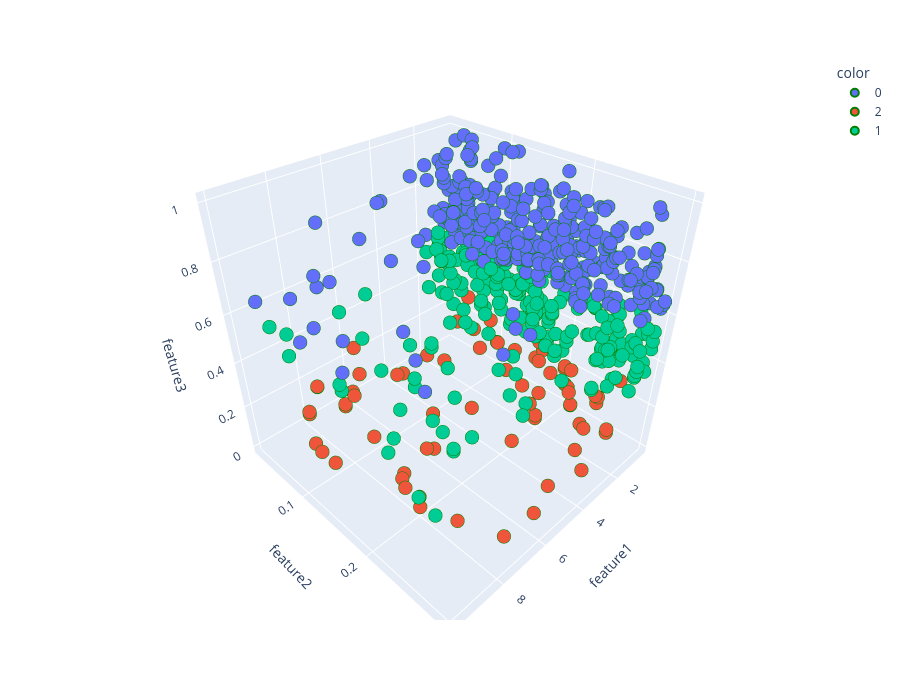

Here is the notebook cell this chart was saved with:
### Code cell
import plotly.express as px



fig = px.scatter_3d(df2, x=df2['feature1'], y=df2['feature2'], 
                   z=df2['feature3'], color = df2['target'].astype('str'), width=900, height=700)

fig.update_traces(marker = dict(size = 8, line = dict(width = 2, color='green')),
                 selector = dict(mode='markers'))

fig.show()

### Figure 1 — Plotly figure (JSON) as saved in the notebook; plotly's stock layout.template omitted (floating-point values rounded to 4 significant figures; data arrays with more than 128 entries replaced by an {"elided": "..."} marker saying what was removed)
{"data": [{"hovertemplate": "color=0<br>feature1=%{x}<br>feature2=%{y}<br>feature3=%{z}<extra></extra>", "legendgroup": "0", "marker": {"color": "#636efa", "line": {"color": "green", "width": 2}, "size": 8, "symbol": "circle"}, "mode": "markers", "name": "0", "scene": "scene", "showlegend": true, "type": "scatter3d", "x": {"elided": "357 float values"}, "y": {"elided": "357 float values"}, "z": {"elided": "357 float values"}}, {"hovertemplate": "color=2<br>feature1=%{x}<br>feature2=%{y}<br>feature3=%{z}<extra></extra>", "legendgroup": "2", "marker": {"color": "#EF553B", "line": {"color": "green", "width": 2}, "size": 8, "symbol": "circle"}, "mode": "markers", "name": "2", "scene": "scene", "showlegend": true, "type": "scatter3d", "x": [6.9, 1.27, 7.27, 1.94, 0.96, 7.82, 6.46, 7.48, 2.81, 3.87, 7.62, 2.46, 1.37, 0.72, 8.64, 1.6, 4.61, 1.78, 1.27, 8.71, 1.73, 8.56, 9.33, 3.33, 1.95, 4.36, 9.19, 5.7, 6.85, 1.91, 1.84, 0.79, 6.25, 1.38, 6.95, 5.87, 1.03, 1.2, 1.29, 1.99, 8.65, 1.1, 0.79, 6.83, 3.56, 0.61, 0.65, 1.51, 1.38, 4.15, 6.72, 4.21, 0.5, 1.69, 1.2, 1.77, 3.12, 7.44, 5.46, 2.0, 1.56, 1.23, 0.75, 1.69, 6.72, 2.46, 1.91, 7.82, 1.23, 8.64], "y": [0.065, 0.223, 0.154, 0.259, 0.253, 0.038, 0.044, 0.158, 0.279, 0.084, 0.188, 0.293, 0.138, 0.164, 0.056, 0.204, 0.115, 0.195, 0.217, 0.225, 0.047, 0.055, 0.228, 0.277, 0.234, 0.222, 0.119, 0.15, 0.278, 0.196, 0.135, 0.169, 0.051, 0.183, 0.179, 0.029, 0.195, 0.241, 0.161, 0.189, 0.07, 0.256, 0.108, 0.091, 0.03, 0.171, 0.271, 0.063, 0.149, 0.04, 0.038, 0.268, 0.052, 0.235, 0.107, 0.264, 0.133, 0.235, 0.28, 0.237, 0.091, 0.214, 0.08, 0.235, 0.038, 0.293, 0.196, 0.038, 0.214, 0.056], "z": [0.157, 0.265, 0.0, 0.1, 0.149, 0.2, 0.105, 0.0, 0.0, 0.218, 0.0, 0.211, 0.105, 0.182, 0.158, 0.234, 0.027, 0.127, 0.187, 0.15, 0.0, 0.0, 0.298, 0.136, 0.247, 0.12, 0.11, 0.0, 0.0, 0.022, 0.264, 0.273, 0.196, 0.238, 0.164, 0.261, 0.284, 0.031, 0.065, 0.072, 0.0, 0.193, 0.162, 0.0, 0.0, 0.228, 0.274, 0.227, 0.228, 0.047, 0.033, 0.0, 0.284, 0.146, 0.292, 0.259, 0.0, 0.0, 0.0, 0.232, 0.239, 0.254, 0.078, 0.149, 0.043, 0.196, 0.007, 0.202, 0.264, 0.169]}, {"hovertemplate": "color=1<br>feature1=%{x}<br>feature2=%{y}<br>feature3=%{z}<extra></extra>", "legendgroup": "1", "marker": {"color": "#00cc96", "line": {"color": "green", "width": 2}, "size": 8, "symbol": "circle"}, "mode": "markers", "name": "1", "scene": "scene", "showlegend": true, "type": "scatter3d", "x": {"elided": "233 float values"}, "y": {"elided": "233 float values"}, "z": {"elided": "233 float values"}}], "layout": {"height": 700, "legend": {"title": {"text": "color"}, "tracegroupgap": 0}, "margin": {"t": 60}, "scene": {"domain": {"x": [0, 1], "y": [0, 1]}, "xaxis": {"title": {"text": "feature1"}}, "yaxis": {"title": {"text": "feature2"}}, "zaxis": {"title": {"text": "feature3"}}}, "width": 900}}
